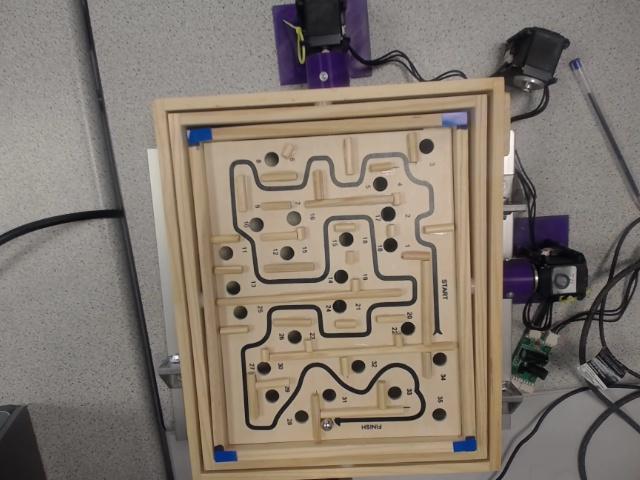
#> input picture extra/testimage.jpg, 640 x 480 px, given in place of the camera
$ python path_extract.py
#> lines starting #> are read from the running program, lines starting #| are printed output that depends on the picture; after the words box and inside, x2 and y2 are one past the last pixel; in counts of white or black regions, pixels touching at a corner belong together
import cv2
import numpy as np

# [4 lines left out: function get_lines, not called in this run]

def remove_circular_contours(canny_image, min_radius=1, max_radius=100):
    # Find contours in the Canny edge-detected image
    contours, _ = cv2.findContours(canny_image.copy(), cv2.RETR_EXTERNAL, cv2.CHAIN_APPROX_SIMPLE)

    # Create a mask to remove circular contours
    mask = np.ones(canny_image.shape, dtype="uint8") * 255

    for contour in contours:
        # Fit a minimum enclosing circle to the contour
        ((x, y), radius) = cv2.minEnclosingCircle(contour)
        # Check if the radius is within the range for circles
        if min_radius < radius < max_radius:
            # Draw the circular contour on the mask (white on black)
            cv2.drawContours(mask, [contour], -1, 0, -1)

    # Remove circular contours from the Canny image using the mask
    canny_filtered = cv2.bitwise_and(canny_image, canny_image, mask=mask)

    return canny_filtered

def mask_outside_region(frame, x_start, y_start, x_end, y_end):
    mask = np.zeros_like(frame)
    mask[y_start:y_end, x_start:x_end] = frame[y_start:y_end, x_start:x_end]
    return mask

# [5 lines left out: function normalize_lighting, not called in this run]

def extract_path(img, x_start, y_start, x_end, y_end):
    img_gray = cv2.cvtColor(img, cv2.COLOR_BGR2GRAY)
    roi = img_gray[y_start:y_end, x_start:x_end]
    roi = cv2.GaussianBlur(roi, (3, 3), 0)
    cannied_roi = cv2.Canny(roi, threshold1=200, threshold2=250, apertureSize=3, L2gradient=True)
    cannied = np.zeros_like(img_gray)
    cannied[y_start:y_end, x_start:x_end] = cannied_roi
    cannied = remove_circular_contours(cannied)

    # Find external contours and draw them
    contours, _ = cv2.findContours(cannied, cv2.RETR_EXTERNAL, cv2.CHAIN_APPROX_NONE)
    thinned = np.zeros_like(cannied)
    cv2.drawContours(thinned, contours, 0, (255), 1)

    # Extract the edge points from the thinned image
    edge_points = np.column_stack(np.where(thinned > 0))

    return img, thinned, edge_points

def nearest_neighbor_sort_with_endpoints(edge_points, start_point, end_point):
    sorted_points = [start_point]
    remaining_points = list(edge_points)

    current_point = start_point
    while remaining_points:
        distances = np.linalg.norm(remaining_points - current_point, axis=1)
        nearest_index = np.argmin(distances)
        next_point = remaining_points.pop(nearest_index)
        sorted_points.append(next_point)
        current_point = next_point

        # Stop if we reach the end point
        if np.allclose(current_point, end_point):
            break

    return np.array(sorted_points)

# [16 lines left out: function angle_sort_with_endpoints, not called in this run]

import cv2

# function to display the coordinates of
# of the points clicked on the image
# [35 lines left out: function click_event, not called in this run]

# Capture video from the webcam
cap = cv2.VideoCapture(0)  # Change the index if you have multiple cameras

while True:
    # Read a frame from the webcam
    ret, frame = cap.read()
#> frame is the input picture: shape (480, 640, 3); mean B, G, R 111.4, 121.8, 131.8

    # Define the region of interest
    x_start, y_start, x_end, y_end = 215, 120, 450, 415

    # Mask the region outside the specified range
    frame = mask_outside_region(frame, x_start, y_start, x_end, y_end)

    if not ret:
        break

    # Extract the path using Canny Edge Detection and thinning
    img, thinned, edge_points = extract_path(frame, x_start, y_start, x_end, y_end)
#> in extract_path, `img_gray = cv2.cvtColor(img, cv2.COLOR_BGR2GRAY)`:
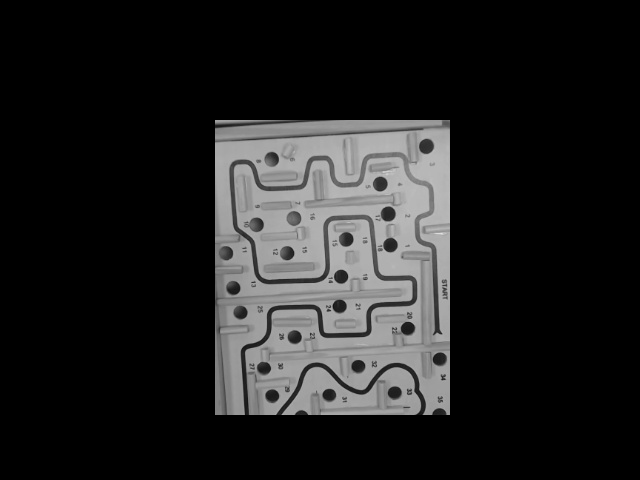
#> img_gray: shape (480, 640); min 0, max 227, mean 32.1
#> in extract_path, `roi = cv2.GaussianBlur(roi, (3, 3), 0)`:
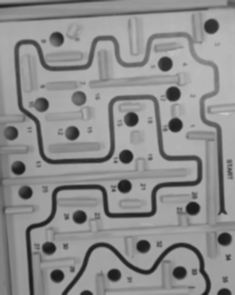
#> roi: shape (295, 235); min 22, max 204, mean 142.4
#> in extract_path, `cannied_roi = cv2.Canny(roi, threshold1=200, threshold2=250, apertureS..`:
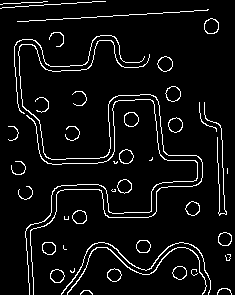
#> cannied_roi: shape (295, 235); 6.1% white in thin lines or dots
#> in extract_path, `cannied[y_start:y_end, x_start:x_end] = cannied_roi`:
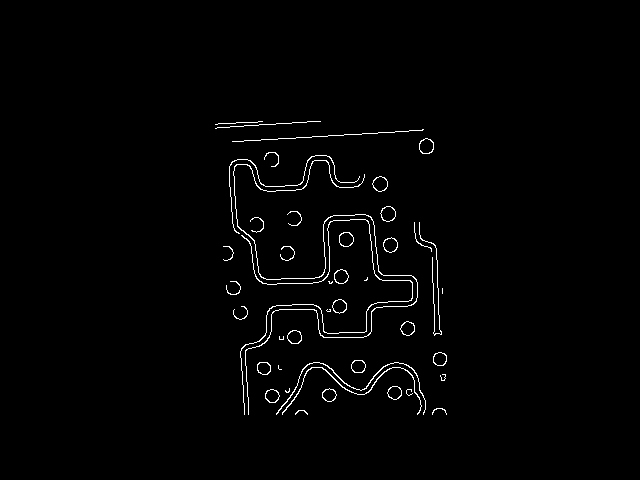
#> cannied: shape (480, 640); 1.4% white in thin lines or dots, all inside (x1, y1, x2, y2) = (215, 121, 447, 415)
#> in remove_circular_contours, `contours, _ = cv2.findContours(canny_image.copy(), cv2.RETR_EXTERNAL, ..`: contours = 43 contours, 23 with area under 20; largest, box (x1, y1, x2, y2) and area: (419, 138, 434, 154) 176, (380, 206, 396, 222) 174, (372, 176, 388, 192) 171, (339, 232, 354, 247) 165, (383, 237, 398, 253) 162
#> the loop in remove_circular_contours, `for contour in contours:` made 43 passes
#> (x, y, radius) on passes 1 to 12: (301, 413.5, 6.02), (439, 413, 7.07), (408.9, 391.7, 3.41), (271.7, 395.5, 7.28), (328.8, 394.5, 7.23), (287.2, 389.8, 2.53), (394.2, 392.4, 7.25), (443, 377, 3.61), (351.5, 409.5, 69.65), (279.5, 367, 2.5), (350.5, 407, 74.83), (263.5, 367.5, 7.38)
#> (contour, x, y, radius) on pass 21: ([[442, 288], [442, 293]], 442, 290.5, 2.5)
#> after the loop in remove_circular_contours, `for contour in contours:`:
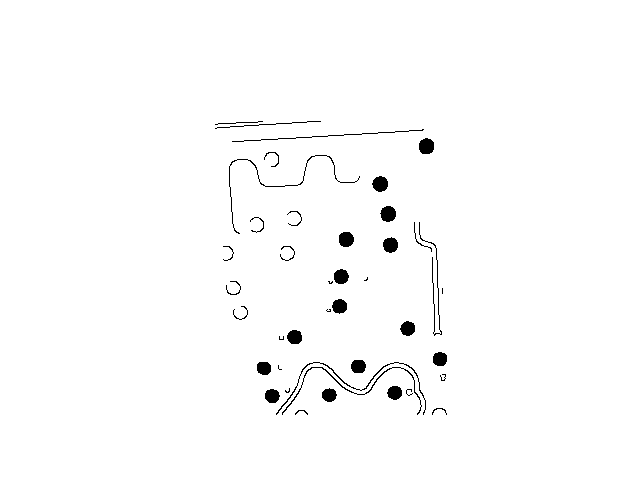
#> mask: shape (480, 640); 98.5% white; 41 black regions (9 under 20 px), largest, box (x1, y1, x2, y2) and area: (276, 362, 426, 415) 292, (282, 367, 422, 415) 278, (229, 155, 360, 234) 275
#> in remove_circular_contours, `canny_filtered = cv2.bitwise_and(canny_image, canny_image, mask=mask)`:
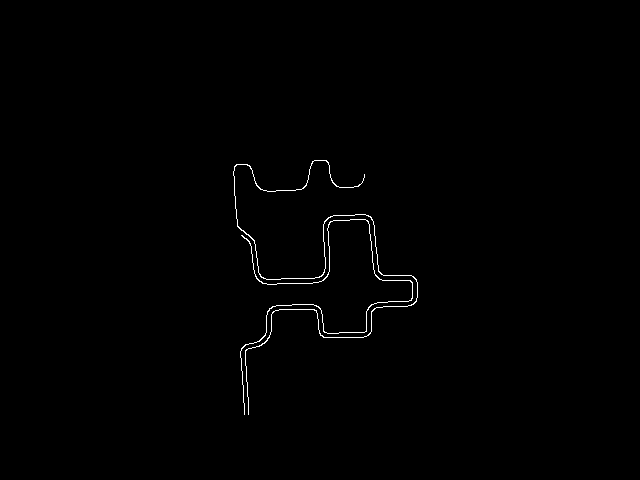
#> canny_filtered: shape (480, 640); 0.53% white in thin lines or dots, all inside (x1, y1, x2, y2) = (233, 160, 418, 415)
#> in extract_path, `contours, _ = cv2.findContours(cannied, cv2.RETR_EXTERNAL, cv2.CHAIN_A..`: contours = 2 contours; box (x1, y1, x2, y2) and area: (233, 160, 418, 415) 92, (240, 219, 413, 415) 58
#> in extract_path, `cv2.drawContours(thinned, contours, 0, (255), 1)`:
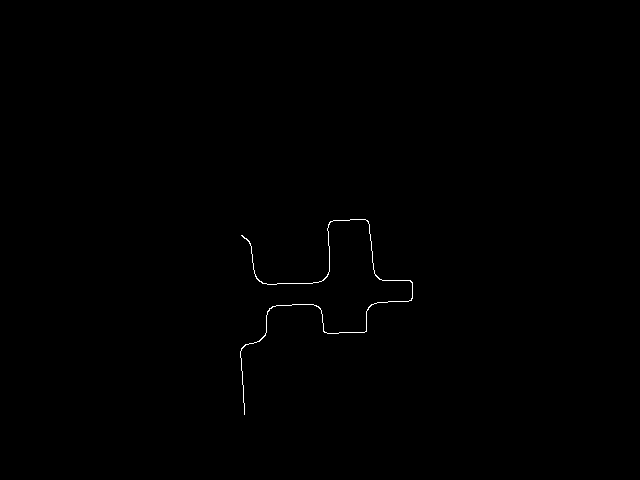
#> thinned: shape (480, 640); 0.22% white in thin lines or dots, all inside (x1, y1, x2, y2) = (240, 219, 413, 415)
#> in extract_path, `edge_points = np.column_stack(np.where(thinned > 0))`: edge_points = 670 pairs, first value 219 to 414, second value 240 to 412

    # start_point = np.array([316, 431]) (y, x)
    # end_point = np.array([412, 330])
    start_point = np.array([305, 430])
    end_point = np.array([398, 330])

    sorted_edge_points = nearest_neighbor_sort_with_endpoints(edge_points, start_point, end_point)
#> in nearest_neighbor_sort_with_endpoints, `remaining_points = list(edge_points)`: remaining_points has the same summary as edge_points in extract_path
#> the loop in nearest_neighbor_sort_with_endpoints, `while remaining_points:` made 670 passes
#> (nearest_index, current_point) on passes 1 to 3: (344, [298, 412]), (342, [297, 412]), (341, [296, 412])
#> after the loop in nearest_neighbor_sort_with_endpoints, `while remaining_points:`: sorted_points = 671 pairs, first value 219 to 414, second value 240 to 430
#> sorted_edge_points has the same summary as sorted_points in nearest_neighbor_sort_with_endpoints
    #sorted_edge_points = angle_sort_with_endpoints(edge_points, start_point, end_point)

    # Display the original frame with the path
    cv2.imshow('lines', img)
    cv2.imshow('thinned', thinned)
    cv2.setMouseCallback('thinned', click_event)

    # Print the edge points
    print("Edge Points (y, x):", sorted_edge_points)
#> (printed output is left out)

    # Break the loop if 'q' is pressed
    if cv2.waitKey(1) & 0xFF == ord('q'):
#> (key q is pressed here)
        break

# Save sorted edge points to a file
np.savetxt('path_edge_points.txt', sorted_edge_points)

# Release the webcam and close windows
cap.release()
cv2.destroyAllWindows()
